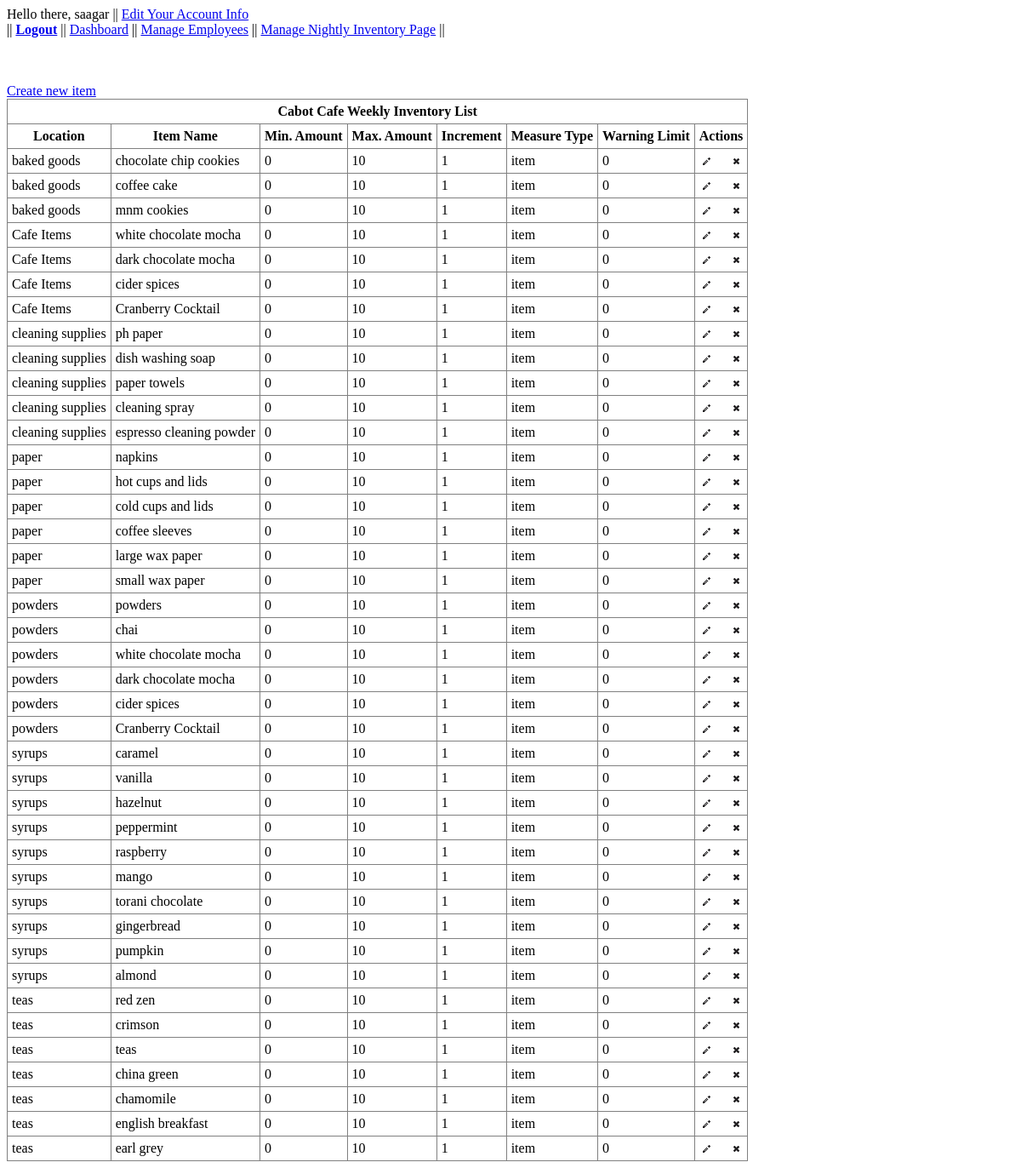
Screenshot of /admin/weeklyitems.php (signed in) with the database file from the repository.
### tables this page shows
CREATE TABLE IF NOT EXISTS `weeklyinventory` (
  `id` int(11) NOT NULL AUTO_INCREMENT,
  `location` varchar(255) NOT NULL,
  `item_name` varchar(255) NOT NULL,
  `min_amt` varchar(255) NOT NULL,
  `max_amt` varchar(255) NOT NULL,
  `increment` varchar(255) NOT NULL,
  `measure_type` varchar(255) NOT NULL,
  `warning_limit` int(255) NOT NULL,
  `last_amt` int(255) NOT NULL DEFAULT '0',
  PRIMARY KEY (`id`)
);

### admin/weeklyitems.php (the view, shortened to what this page needs)
<?
	require_once("../includes/common.php");
	$sql="SELECT * FROM weeklyinventory ORDER BY location";
	$result=mysql_query($sql);
?>
<!DOCTYPE html>
<html>
	<head>
		<link rel="stylesheet" type="text/css" href="../css/smoothness/jquery-ui-1.8.21.custom.css" media="screen" />
	</head>
	<body>
		<br />
		<br />
		<br />
		<a href="#" class="updateItemButton" name="">Create new item</a>
		<div id = "items">
			<table>
				<tr>
					<th colspan="8"> Cabot Cafe Weekly Inventory List </th>
				</tr>
				<tr>
					<th> Location </th>
					<th> Item Name </th>
					<th> Min. Amount </th>
					<th> Max. Amount </th>
					<th> Increment </th>
					<th> Measure Type </th>
					<th> Warning Limit </th>
					<th> Actions </th>
				</tr>
				<?
				while($row = mysql_fetch_array($result)){
					echo '<tr>';
					echo '<td>'.$row['location'].'</td>';
					echo '<td>'.$row['item_name'].'</td>';
					echo '<td>'.$row['min_amt'].'</td>';
					echo '<td>'.$row['max_amt'].'</td>';
					echo '<td>'.$row['increment'].'</td>';
					echo '<td>'.$row['measure_type'].'</td>';
					echo '<td>'.$row['warning_limit'].'</td>';
					echo '<td><div id="clear">';
					echo '<a href="#" class="updateItemButton" name="'.$row['id'].'"><div id="add" class="ui-icon ui-icon-pencil"></div></a>';
					echo '<a href="#" class="deleteItemButton" name="'.$row['id'].'"><div id="del" class="ui-icon ui-icon-close"></div></a>';
					echo '</div></td>';
					echo '</tr>';
				}
				?>
			</table>
		</div>
	</body>
</html>

### admin/weeklyitems.php (style rules this page uses)
table { border-width: 1px; border-spacing: 2px; border-style: outset; border-color: gray; border-collapse: collapse; background-color: white; }
table th { border-width: 1px; padding: 5px; border-style: inset; border-color: gray; background-color: white; -moz-border-radius: ; }
table td { border-width: 1px; padding: 5px; border-style: inset; border-color: gray; background-color: white; -moz-border-radius: ; }
#clear { overflow:hidden; clear:both; }
#add { float:left; }
#del { float: right; }

### rows the page displays
weeklyinventory: location "baked goods", item_name "chocolate chip cookies", min_amt "0", max_amt "10", increment "1", measure_type "item", warning_limit "0"
weeklyinventory: location "baked goods", item_name "coffee cake", min_amt "0", max_amt "10", increment "1", measure_type "item", warning_limit "0"
weeklyinventory: location "baked goods", item_name "mnm cookies", min_amt "0", max_amt "10", increment "1", measure_type "item", warning_limit "0"
weeklyinventory: location "Cafe Items", item_name "white chocolate mocha", min_amt "0", max_amt "10", increment "1", measure_type "item", warning_limit "0"
weeklyinventory: location "Cafe Items", item_name "dark chocolate mocha", min_amt "0", max_amt "10", increment "1", measure_type "item", warning_limit "0"
weeklyinventory: location "Cafe Items", item_name "cider spices", min_amt "0", max_amt "10", increment "1", measure_type "item", warning_limit "0"
weeklyinventory: location "Cafe Items", item_name "Cranberry Cocktail", min_amt "0", max_amt "10", increment "1", measure_type "item", warning_limit "0"
weeklyinventory: location "cleaning supplies", item_name "ph paper", min_amt "0", max_amt "10", increment "1", measure_type "item", warning_limit "0"
weeklyinventory: location "cleaning supplies", item_name "dish washing soap", min_amt "0", max_amt "10", increment "1", measure_type "item", warning_limit "0"
weeklyinventory: location "cleaning supplies", item_name "paper towels", min_amt "0", max_amt "10", increment "1", measure_type "item", warning_limit "0"
weeklyinventory: location "cleaning supplies", item_name "cleaning spray", min_amt "0", max_amt "10", increment "1", measure_type "item", warning_limit "0"
weeklyinventory: location "cleaning supplies", item_name "espresso cleaning powder", min_amt "0", max_amt "10", increment "1", measure_type "item", warning_limit "0"
weeklyinventory: location "paper", item_name "napkins", min_amt "0", max_amt "10", increment "1", measure_type "item", warning_limit "0"
weeklyinventory: location "paper", item_name "hot cups and lids", min_amt "0", max_amt "10", increment "1", measure_type "item", warning_limit "0"
weeklyinventory: location "paper", item_name "cold cups and lids", min_amt "0", max_amt "10", increment "1", measure_type "item", warning_limit "0"
weeklyinventory: location "paper", item_name "coffee sleeves", min_amt "0", max_amt "10", increment "1", measure_type "item", warning_limit "0"
weeklyinventory: location "paper", item_name "large wax paper", min_amt "0", max_amt "10", increment "1", measure_type "item", warning_limit "0"
weeklyinventory: location "paper", item_name "small wax paper", min_amt "0", max_amt "10", increment "1", measure_type "item", warning_limit "0"
weeklyinventory: location "powders", item_name "powders", min_amt "0", max_amt "10", increment "1", measure_type "item", warning_limit "0"
weeklyinventory: location "powders", item_name "chai", min_amt "0", max_amt "10", increment "1", measure_type "item", warning_limit "0"
weeklyinventory: location "powders", item_name "white chocolate mocha", min_amt "0", max_amt "10", increment "1", measure_type "item", warning_limit "0"
weeklyinventory: location "powders", item_name "dark chocolate mocha", min_amt "0", max_amt "10", increment "1", measure_type "item", warning_limit "0"
weeklyinventory: location "powders", item_name "cider spices", min_amt "0", max_amt "10", increment "1", measure_type "item", warning_limit "0"
weeklyinventory: location "powders", item_name "Cranberry Cocktail", min_amt "0", max_amt "10", increment "1", measure_type "item", warning_limit "0"
weeklyinventory: location "syrups", item_name "caramel", min_amt "0", max_amt "10", increment "1", measure_type "item", warning_limit "0"
weeklyinventory: location "syrups", item_name "vanilla", min_amt "0", max_amt "10", increment "1", measure_type "item", warning_limit "0"
weeklyinventory: location "syrups", item_name "hazelnut", min_amt "0", max_amt "10", increment "1", measure_type "item", warning_limit "0"
weeklyinventory: location "syrups", item_name "peppermint", min_amt "0", max_amt "10", increment "1", measure_type "item", warning_limit "0"
weeklyinventory: location "syrups", item_name "raspberry", min_amt "0", max_amt "10", increment "1", measure_type "item", warning_limit "0"
weeklyinventory: location "syrups", item_name "mango", min_amt "0", max_amt "10", increment "1", measure_type "item", warning_limit "0"
weeklyinventory: location "syrups", item_name "torani chocolate", min_amt "0", max_amt "10", increment "1", measure_type "item", warning_limit "0"
weeklyinventory: location "syrups", item_name "gingerbread", min_amt "0", max_amt "10", increment "1", measure_type "item", warning_limit "0"
weeklyinventory: location "syrups", item_name "pumpkin", min_amt "0", max_amt "10", increment "1", measure_type "item", warning_limit "0"
weeklyinventory: location "syrups", item_name "almond", min_amt "0", max_amt "10", increment "1", measure_type "item", warning_limit "0"
weeklyinventory: location "teas", item_name "red zen", min_amt "0", max_amt "10", increment "1", measure_type "item", warning_limit "0"
weeklyinventory: location "teas", item_name "crimson", min_amt "0", max_amt "10", increment "1", measure_type "item", warning_limit "0"
weeklyinventory: location "teas", item_name "teas", min_amt "0", max_amt "10", increment "1", measure_type "item", warning_limit "0"
weeklyinventory: location "teas", item_name "china green", min_amt "0", max_amt "10", increment "1", measure_type "item", warning_limit "0"
weeklyinventory: location "teas", item_name "chamomile", min_amt "0", max_amt "10", increment "1", measure_type "item", warning_limit "0"
weeklyinventory: location "teas", item_name "english breakfast", min_amt "0", max_amt "10", increment "1", measure_type "item", warning_limit "0"
weeklyinventory: location "teas", item_name "earl grey", min_amt "0", max_amt "10", increment "1", measure_type "item", warning_limit "0"

### other values shown
$_SESSION['firstname'] "saagar"
